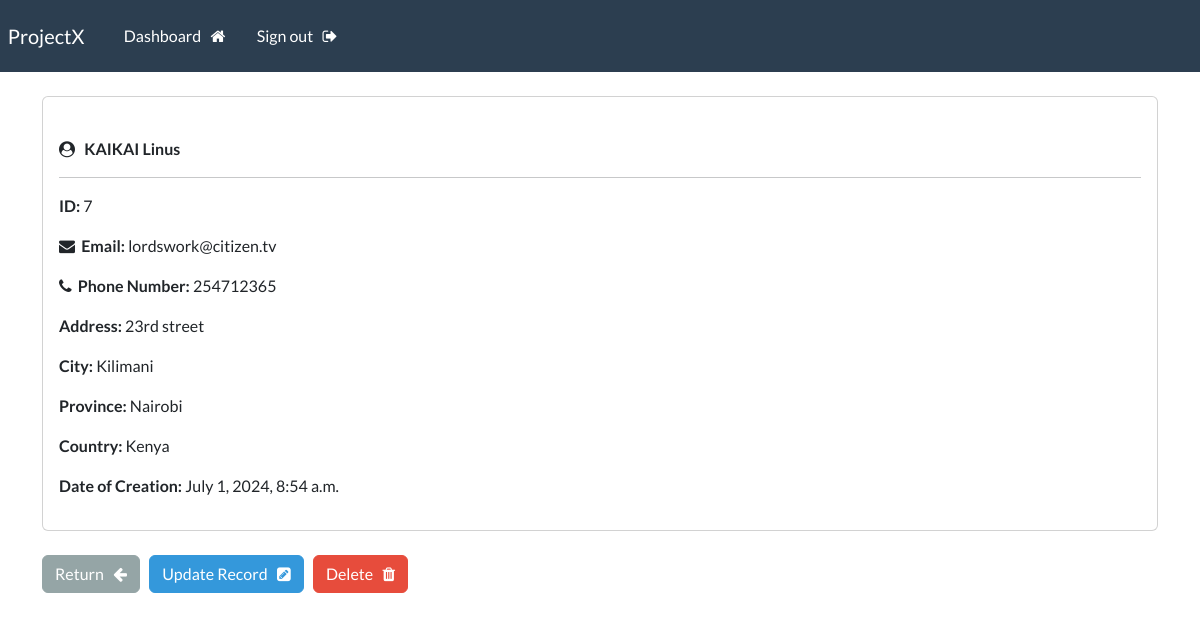
Page /record/7 (signed in) on the committed database.
### webapp/models.py (models this page shows, shortened)
class Record(models.Model):
    creation_date = models.DateTimeField(auto_now_add=True)
    first_name = models.CharField(max_length=30)
    last_name = models.CharField(max_length=30)
    email = models.CharField(max_length=75)
    phone = models.CharField(max_length=25)
    address = models.CharField(max_length=50)
    city = models.CharField(max_length=50)
    province = models.CharField(max_length=50)
    country = models.CharField(max_length=50)

### webapp/views.py (the view)
# urls.py: path('record/<int:pk>', views.singular_record, name="record"),
@login_required(login_url='my-login')
def singular_record(request, pk):
    all_records = Record.objects.get(id=pk)
    context = {'record':all_records}
    return render(request, 'webapp/view-record.html', context=context)

### webapp/templates/webapp/view-record.html (shortened to what this page needs)
{% extends "webapp/base.html" %}
{% block content %}
    <div class="card">
        <div class="card-body">
            <i class="fa fa-user-circle" aria-hidden="true"></i> &nbsp;
            <strong>
                {{record.last_name|upper}}
                {{record.first_name}}
            </strong>
            <hr>
            <p> <strong>ID: </strong>  {{record.id}} </p>
            <p> <strong><i class="fa fa-envelope" aria-hidden="true"></i>&nbsp; Email: </strong> {{record.email}} </p>
            <p> <strong><i class="fa fa-phone" aria-hidden="true"></i>&nbsp; Phone Number: </strong> {{record.phone}} </p>
            <p> <strong>Address: </strong> {{record.address}} </p>
            <p> <strong>City: </strong> {{record.city}} </p>
            <p> <strong>Province: </strong> {{record.province}} </p>
            <p> <strong>Country: </strong> {{record.country}} </p>
            <p> <strong>Date of Creation: </strong> {{record.creation_date}} </p>
        </div>
    </div>
    <br>
    <a href="{% url 'dashboard' %}" class="btn btn-secondary">Return &nbsp; <i class="fa fa-arrow-left" aria-hidden="true"></i></a>
    <a href="{% url 'update-record' record.id %}" class="btn btn-info">Update Record &nbsp; <i class="fa fa-pencil-square" aria-hidden="true"></i></a>
    <a href="{% url 'delete-record' record.id %}" class="btn btn-danger">Delete &nbsp; <i class="fa fa-trash" aria-hidden="true"></i></a>
{% endblock %}

### rows in the picture
Record: last_name "KAIKAI", first_name "Linus", id "7", email "lordswork@citizen.tv", phone "254712365", address "23rd street", city "Kilimani", province "Nairobi", country "Kenya", creation_date "July 1, 2024, 8:54 a.m."
